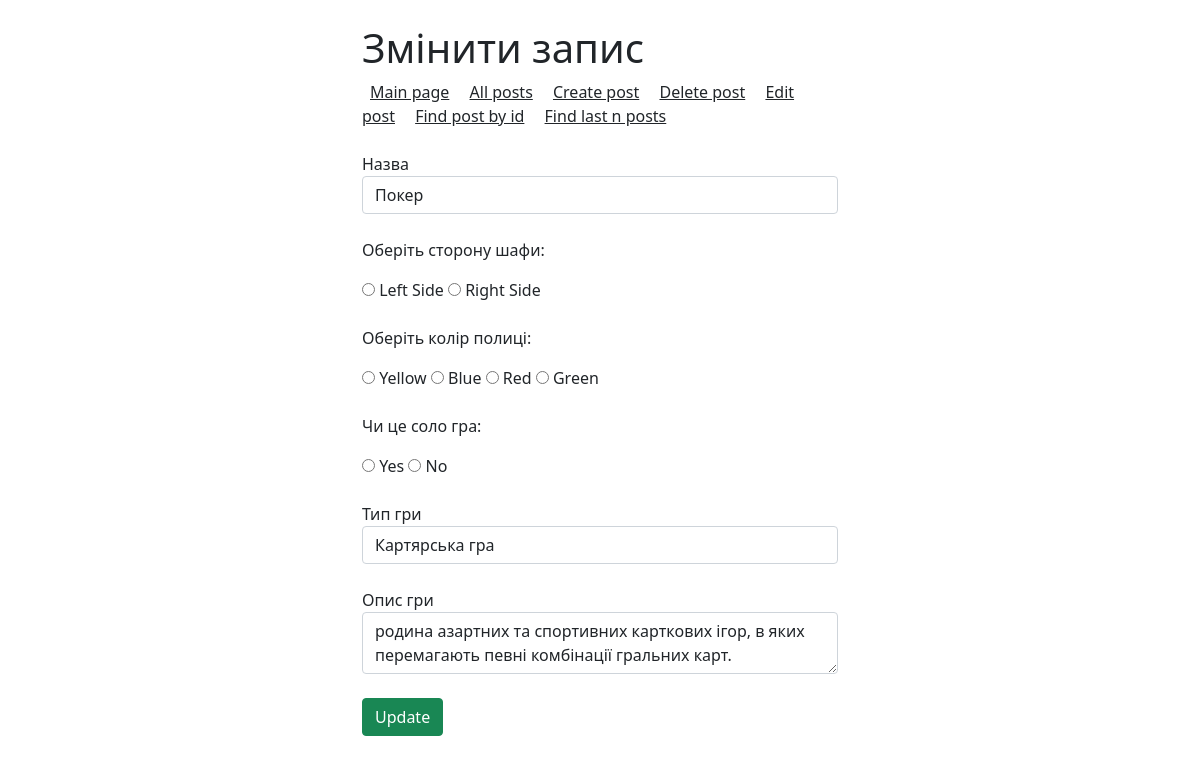
The page /posts/8/posts_update on the database its author committed.
### app.py (models this page shows, shortened)
class Article(db.Model):
    id = db.Column(db.Integer, primary_key=True)
    side = db.Column(db.String(100), nullable=False)
    color = db.Column(db.String(100), nullable=False)
    type = db.Column(db.String(100), nullable=False)
    people = db.Column(db.String(100), nullable=False)
    title = db.Column(db.String(100), nullable=False)
    description = db.Column(db.Text, nullable=False)
    date = db.Column(db.DateTime, default=datetime.utcnow)

### app.py (the view)
@app.route('/posts/<int:id>/posts_update', methods=['POST', 'GET'])
def posts_update(id):
    article = Article.query.get(id)
    if request.method == 'POST':
        article.side = request.form['side']
        article.color = request.form['color']
        article.type = request.form['type']
        article.people = request.form['people']
        article.title = request.form['title']
        article.description = request.form['description']
        try:
            db.session.commit()
            return redirect('/posts')
        except:
            return 'Update error'
    else:
        return render_template('posts_update.html', article=article)

### templates/posts_update.html (shortened to what this page needs)
<!doctype html>
<html lang="en">
<head>
    <link rel="stylesheet" href="https://cdn.jsdelivr.net/npm/bootstrap@5.1.1/dist/css/bootstrap.min.css">
</head>
<body>
<div class="container mt-4 col-md-5">
<h1>Змінити запис</h1>
<a class="p-2 text-dark" href="/">Main page</a>
<a class="p-2 text-dark" href="/posts">All posts</a>
<a class="p-2 text-dark" href="/create-article">Create post</a>
<a class="p-2 text-dark" href="/posts">Delete post</a>
<a class="p-2 text-dark" href="/posts">Edit post</a>
<a class="p-2 text-dark" href="/find_id">Find post by id</a>
<a class="p-2 text-dark" href="/find_last">Find last n posts</a><br><br>
    <form method="post">
      <label for="title">Назва</label>
      <input type="text" name="title" id="title" class="form-control" placeholder="Title" value="{{ article.title }}">
      <br>
      <p>Оберіть сторону шафи:</p>
      <input type="radio" id="side" name="side" value="Left">
      <label for="side">Left Side</label>
      <input type="radio" id="side" name="side" value="Right">
      <label for="side">Right Side</label><br><br>
      <p>Оберіть колір полиці:</p>
      <input type="radio" id="color" name="color" value="Yellow">
      <label for="color">Yellow</label>
      <input type="radio" id="color" name="color" value="Blue">
      <label for="color">Blue</label>
      <input type="radio" id="color" name="color" value="Red">
      <label for="color">Red</label>
      <input type="radio" id="color" name="color" value="Green">
      <label for="color">Green</label><br><br>
      <p>Чи це соло гра:</p>
      <input type="radio" id="people" name="people" value="Yes">
      <label for="html">Yes</label>
      <input type="radio" id="people" name="people" value="No">
      <label for="html">No</label><br><br>
      <label for="type">Тип гри</label>
      <input type="text" name="type" id="type" class="form-control" placeholder="Type of the game" value="{{ article.type }}" ><br>
      <label for="Description">Опис гри</label>
      <textarea name="description" id="description" class="form-control" placeholder="Description">{{ article.description }}</textarea><br>
      <input type="submit" class="btn btn-success" value="Update">
    </form>
</div>
</body>
</html>

### rows shown on the page
Article: title "Покер", type "Картярська гра", description "родина азартних та спортивних карткових ігор, в яких перемагають певні комбінації гральних карт."
